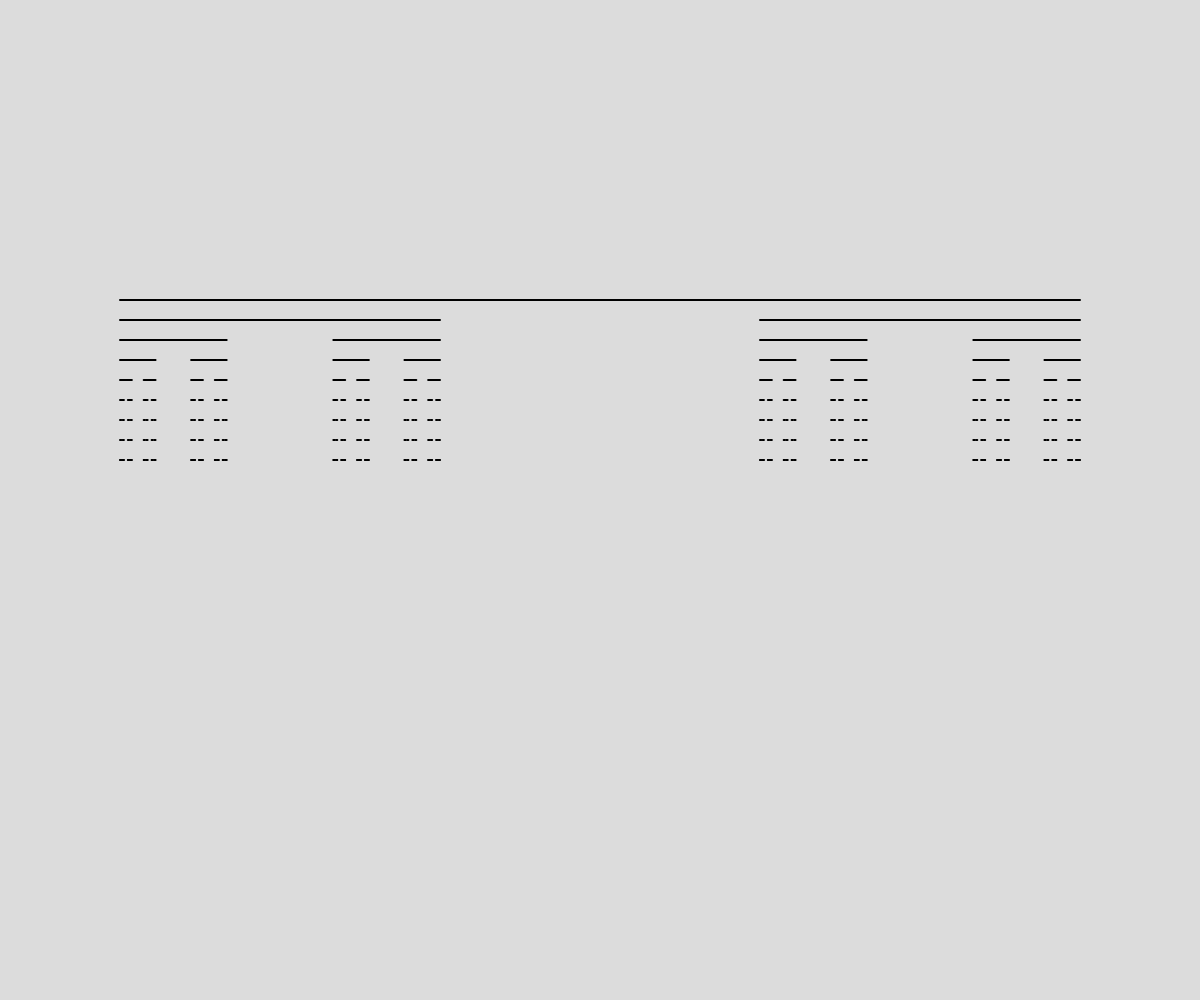
Frame 1 (no input)
Frame 2 (the mouse pressed at the canvas centre, redrawn once): identical to frame 1, image omitted

The p5.js sketch that drew this single still picture (run headless with seeded random() and noise() and a simulated clock; the mouse was pressed at the canvas centre and the sketch redrawn once):

// p5.js sketch
// ── sketch.js
// Project Title
// Your Name
// Date
//
// Extra for Experts:
// - describe what you did to take this project "above and beyond"


function setup() {
  createCanvas(windowWidth, windowHeight);
  noLoop();
  strokeWeight(2);
}

function draw() {
  background(220);
  cantor(width*0.1, height*0.3, width*0.8, 10);
}


function cantor(x, y, len, depth){

  if(depth > 1){
    line(x, y, x+len, y);
    y+=20;
    cantor(x, y, len/3, depth-1);//left third
    cantor(x+(len*2/3), y, len/3, depth-1);//right third

  }
}
